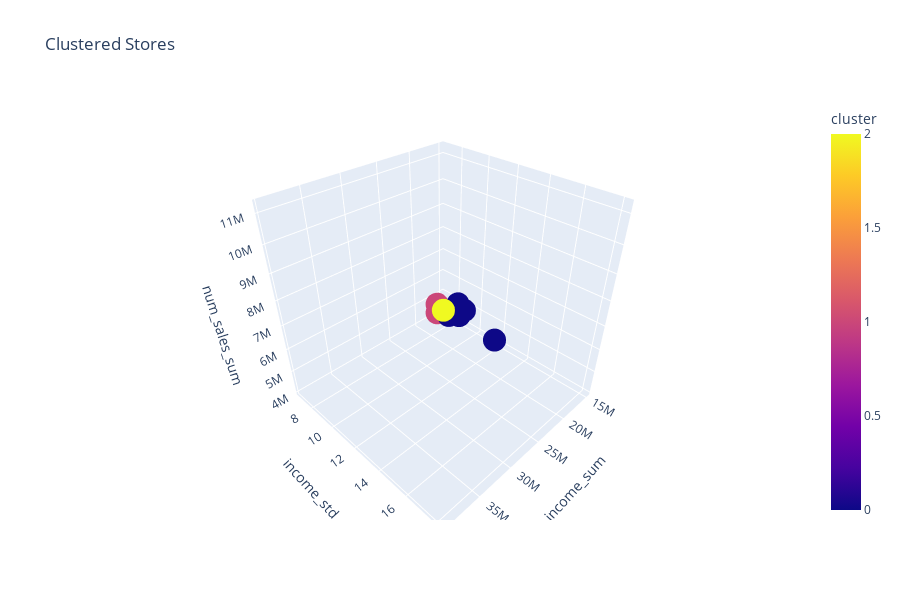

Here is the notebook cell this chart was saved with:
### Code cell
# following elbow method, we will use 3 clusters
clusters = 3
kmeans = KMeans(n_clusters = clusters, init = 'k-means++')

clusters = clustering.get_clusters(scaled_df, kmeans)
df['cluster'] = clusters

px.scatter_3d(
    df, 
    x ='income_sum', 
    y = 'income_std', 
    z = 'num_sales_sum', 
    color = 'cluster', 
    title = 'Clustered Stores',
    height = 600,
    hover_name = df.index
)

### Figure 1 — Plotly figure (JSON) as saved in the notebook; plotly's stock layout.template omitted (floating-point values rounded to 4 significant figures)
{"data": [{"hovertemplate": "<b>%{hovertext}</b><br><br>income_sum=%{x}<br>income_std=%{y}<br>num_sales_sum=%{z}<br>cluster=%{marker.color}<extra></extra>", "hovertext": ["BOS_1", "BOS_2", "BOS_3", "NYC_1", "NYC_2", "NYC_3", "NYC_4", "PHI_1", "PHI_2", "PHI_3"], "legendgroup": "", "marker": {"color": [1, 0, 0, 0, 1, 2, 1, 1, 0, 0], "coloraxis": "coloraxis", "symbol": "circle"}, "mode": "markers", "name": "", "scene": "scene", "showlegend": false, "type": "scatter3d", "x": [19340000.0, 25270000.0, 21950000.0, 27740000.0, 21510000.0, 39490000.0, 15050000.0, 18240000.0, 21660000.0, 20750000.0], "y": [9.607, 12.71, 13.99, 13.06, 9.26, 18.11, 6.82, 7.708, 11.57, 10.67], "z": [5595292, 7214384, 6089330, 7698216, 5685475, 11188180, 4103676, 5149062, 6544012, 6427782]}], "layout": {"coloraxis": {"colorbar": {"title": {"text": "cluster"}}, "colorscale": [[0, "#0d0887"], [0.1111, "#46039f"], [0.2222, "#7201a8"], [0.3333, "#9c179e"], [0.4444, "#bd3786"], [0.5556, "#d8576b"], [0.6667, "#ed7953"], [0.7778, "#fb9f3a"], [0.8889, "#fdca26"], [1, "#f0f921"]]}, "height": 600, "legend": {"tracegroupgap": 0}, "scene": {"domain": {"x": [0, 1], "y": [0, 1]}, "xaxis": {"title": {"text": "income_sum"}}, "yaxis": {"title": {"text": "income_std"}}, "zaxis": {"title": {"text": "num_sales_sum"}}}, "title": {"text": "Clustered Stores"}}}
